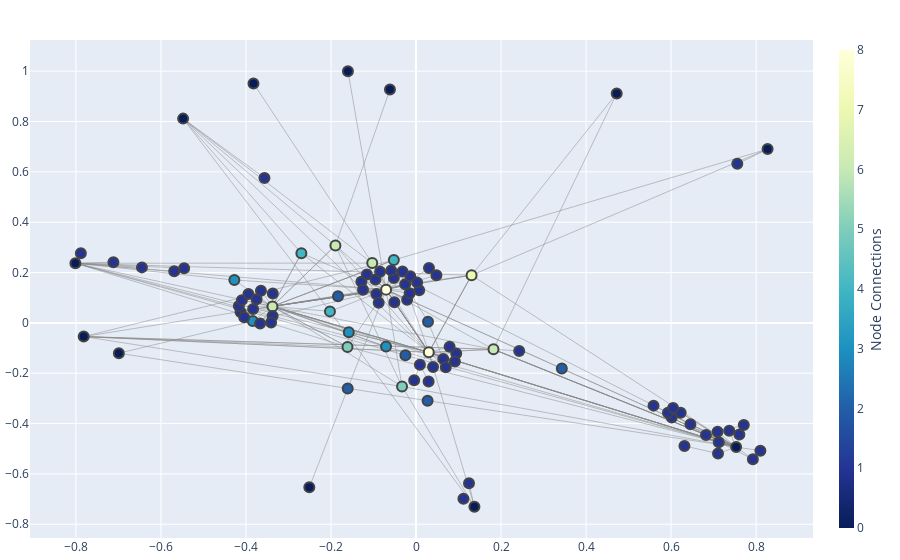

Source (notebook cell):
### Code cell
G = init_graph(initial_infection = .05, graph_model = 'scale_free', pop_size=100)
plot_graph(G)

### Figure 1 — Plotly figure (JSON) as saved in the notebook; plotly's stock layout.template omitted (floating-point values rounded to 4 significant figures; data arrays with more than 128 entries replaced by an {"elided": "..."} marker saying what was removed)
{"data": [{"hoverinfo": "none", "line": {"color": "#888", "width": 0.5}, "mode": "lines", "type": "scatter", "x": {"elided": "603 float values"}, "y": {"elided": "603 float values"}}, {"hoverinfo": "text", "marker": {"color": [8, 6, 8, 0, 1, 5, 7, 0, 1, 0, 6, 2, 4, 6, 0, 6, 2, 4, 1, 1, 1, 1, 3, 1, 2, 4, 1, 1, 1, 2, 5, 1, 1, 0, 0, 1, 1, 2, 1, 1, 3, 1, 1, 3, 1, 1, 0, 1, 1, 1, 1, 1, 1, 0, 1, 1, 1, 1, 1, 1, 1, 1, 1, 1, 1, 1, 1, 0, 1, 1, 2, 1, 3, 1, 1, 1, 1, 1, 1, 1, 1, 0, 1, 1, 1, 0, 1, 1, 1, 1, 1, 1, 1, 1, 0, 1, 1, 1, 1, 1], "colorbar": {"thickness": 15, "title": {"side": "right", "text": "Node Connections"}, "xanchor": "left"}, "colorscale": [[0, "rgb(255,255,217)"], [0.125, "rgb(237,248,177)"], [0.25, "rgb(199,233,180)"], [0.375, "rgb(127,205,187)"], [0.5, "rgb(65,182,196)"], [0.625, "rgb(29,145,192)"], [0.75, "rgb(34,94,168)"], [0.875, "rgb(37,52,148)"], [1, "rgb(8,29,88)"]], "line": {"width": 2}, "reversescale": true, "showscale": true, "size": 10}, "mode": "markers", "text": ["# of connections: 8", "# of connections: 6", "# of connections: 8", "# of connections: 0", "# of connections: 1", "# of connections: 5", "# of connections: 7", "# of connections: 0", "# of connections: 1", "# of connections: 0", "# of connections: 6", "# of connections: 2", "# of connections: 4", "# of connections: 6", "# of connections: 0", "# of connections: 6", "# of connections: 2", "# of connections: 4", "# of connections: 1", "# of connections: 1", "# of connections: 1", "# of connections: 1", "# of connections: 3", "# of connections: 1", "# of connections: 2", "# of connections: 4", "# of connections: 1", "# of connections: 1", "# of connections: 1", "# of connections: 2", "# of connections: 5", "# of connections: 1", "# of connections: 1", "# of connections: 0", "# of connections: 0", "# of connections: 1", "# of connections: 1", "# of connections: 2", "# of connections: 1", "# of connections: 1", "# of connections: 3", "# of connections: 1", "# of connections: 1", "# of connections: 3", "# of connections: 1", "# of connections: 1", "# of connections: 0", "# of connections: 1", "# of connections: 1", "# of connections: 1", "# of connections: 1", "# of connections: 1", "# of connections: 1", "# of connections: 0", "# of connections: 1", "# of connections: 1", "# of connections: 1", "# of connections: 1", "# of connections: 1", "# of connections: 1", "# of connections: 1", "# of connections: 1", "# of connections: 1", "# of connections: 1", "# of connections: 1", "# of connections: 1", "# of connections: 1", "# of connections: 0", "# of connections: 1", "# of connections: 1", "# of connections: 2", "# of connections: 1", "# of connections: 3", "# of connections: 1", "# of connections: 1", "# of connections: 1", "# of connections: 1", "# of connections: 1", "# of connections: 1", "# of connections: 1", "# of connections: 1", "# of connections: 0", "# of connections: 1", "# of connections: 1", "# of connections: 1", "# of connections: 0", "# of connections: 1", "# of connections: 1", "# of connections: 1", "# of connections: 1", "# of connections: 1", "# of connections: 1", "# of connections: 1", "# of connections: 1", "# of connections: 0", "# of connections: 1", "# of connections: 1", "# of connections: 1", "# of connections: 1", "# of connections: 1"], "type": "scatter", "x": [0.03003, -0.3377, -0.07042, 0.753, -0.09537, -0.1612, 0.1307, 0.1374, -0.02554, -0.7817, -0.1896, -0.1607, -0.2024, -0.103, -0.8012, 0.1822, 0.02722, -0.05221, 0.7121, 0.7368, 0.7094, -0.02093, -0.0705, -0.09329, -0.1835, -0.2697, 0.04007, -0.7118, 0.7606, -0.02495, -0.03291, 0.6821, -0.3648, -0.3824, -0.5479, 0.009127, 0.8101, 0.3429, 0.771, -0.4128, -0.1581, -0.1286, -0.5688, -0.4273, 0.7924, 0.09456, 0.4721, 0.03049, -0.1247, 0.7104, -0.05216, 0.06407, -0.5455, -0.1602, 0.6225, -0.4169, 0.07, -0.7885, -0.1155, 0.6016, -0.337, -0.0509, 0.1246, 0.5926, -0.01352, -0.3832, 0.6046, 0.827, 0.6455, -0.03173, 0.02818, -0.004325, -0.3842, -0.4096, 0.07906, -0.3942, -0.01499, -0.3373, -0.3565, 0.04794, -0.08447, -0.699, 0.2427, -0.375, 0.007453, -0.251, 0.002648, 0.7557, -0.4041, 0.02957, 0.5587, 0.09147, 0.1115, -0.3668, -0.06132, -0.6447, -0.08778, 0.6314, -0.05831, -0.3409], "y": [-0.117, 0.06543, 0.1321, -0.4934, 0.1728, -0.09547, 0.1893, -0.7308, 0.1532, -0.0544, 0.3079, -0.261, 0.0457, 0.2374, 0.237, -0.1051, -0.3091, 0.2496, -0.4738, -0.4287, -0.4329, 0.09154, -0.09428, 0.1143, 0.1061, 0.277, -0.1751, 0.2411, -0.443, -0.1287, -0.2526, -0.4451, 0.128, 0.9513, 0.8114, -0.1667, -0.5075, -0.1808, -0.406, 0.04357, -0.03738, 0.1632, 0.2047, 0.1702, -0.5418, -0.1213, 0.9114, 0.2176, 0.1312, -0.5193, 0.1787, -0.1439, 0.2172, 1.0, -0.3571, 0.06722, -0.176, 0.2763, 0.1923, -0.3757, 0.1166, 0.08214, -0.6374, -0.3571, 0.1853, 0.05494, -0.3385, 0.6903, -0.403, 0.2038, 0.004666, -0.2283, 0.007039, 0.09039, -0.09499, 0.1143, 0.1176, 0.02783, 0.5759, 0.189, 0.2028, -0.1205, -0.1113, 0.09393, 0.1298, -0.6533, 0.16, 0.6318, 0.02217, -0.2326, -0.3287, -0.153, -0.6986, -0.002334, 0.9268, 0.2205, 0.0804, -0.4888, 0.2078, 0.001909]}], "layout": {"hovermode": "closest", "margin": {"b": 20, "l": 5, "r": 5, "t": 40}, "showlegend": false}}
